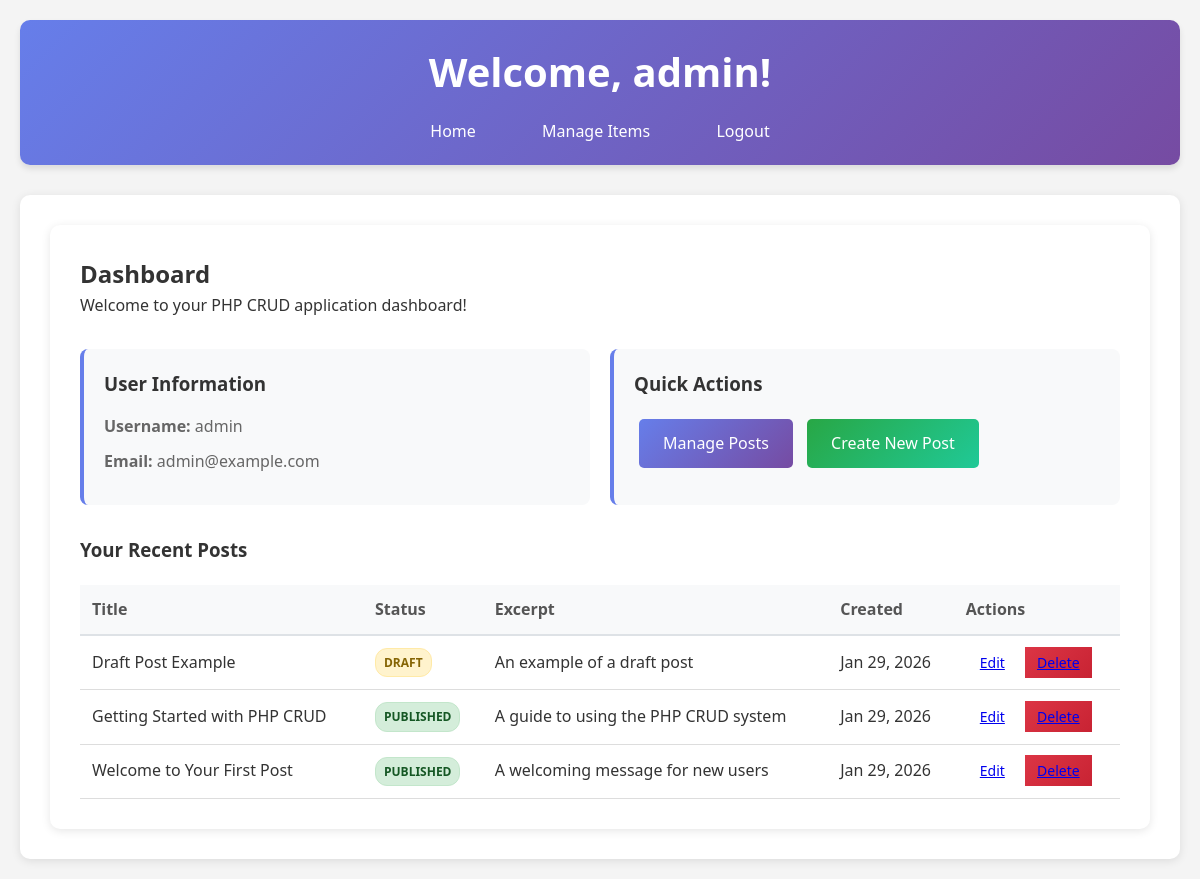
The page /welcome.php (signed in) on the database its author committed.
### tables this page shows
CREATE TABLE IF NOT EXISTS posts (
    id INT AUTO_INCREMENT PRIMARY KEY,
    title VARCHAR(200) NOT NULL,
    content TEXT NOT NULL,
    excerpt VARCHAR(300),
    status ENUM('draft', 'published', 'archived') DEFAULT 'draft',
    user_id INT,
    created_at TIMESTAMP DEFAULT CURRENT_TIMESTAMP,
    updated_at TIMESTAMP DEFAULT CURRENT_TIMESTAMP ON UPDATE CURRENT_TIMESTAMP,
    FOREIGN KEY (user_id) REFERENCES users(id) ON DELETE CASCADE,
    INDEX idx_user_id (user_id),
    INDEX idx_status (status),
    INDEX idx_created_at (created_at)
);

### auth_helper.php (called while the page is built, shortened)
<?php
function isLoggedIn() {
    return isset($_SESSION['user_id']);
}
function getCurrentUser() {
    if (isLoggedIn()) {
        return [
            'id' => $_SESSION['user_id'],
            'username' => $_SESSION['username'],
            'email' => $_SESSION['email']
        ];
    }
    return null;
}
?>

### welcome.php (the view, shortened to what this page needs)
<?php
require_once 'auth_helper.php';
$user = getCurrentUser();
?>
<!DOCTYPE html>
<html lang="en">
<head>
    <link rel="stylesheet" href="style.css">
</head>
<body>
    <div class="container">
        <div class="header">
            <h1>Welcome, <?php echo htmlspecialchars($user['username']); ?>!</h1>
            <nav>
                <a href="welcome.php" class="nav-link">Home</a>
                <a href="items.php" class="nav-link">Manage Items</a>
                <a href="logout.php" class="nav-link">Logout</a>
            </nav>
        </div>
        <div class="content">
            <div class="welcome-card">
                <h2>Dashboard</h2>
                <p>Welcome to your PHP CRUD application dashboard!</p>
                <div class="stats">
                    <div class="stat-card">
                        <h3>User Information</h3>
                        <p><strong>Username:</strong> <?php echo htmlspecialchars($user['username']); ?></p>
                        <p><strong>Email:</strong> <?php echo htmlspecialchars($user['email']); ?></p>
                    </div>
                    <div class="stat-card">
                        <h3>Quick Actions</h3>
                        <a href="posts.php" class="btn">Manage Posts</a>
                        <a href="posts.php?action=create" class="btn btn-primary">Create New Post</a>
                    </div>
                </div>
                <div class="recent-items">
                    <h3>Your Recent Posts</h3>
                    <?php
                    $sql = "SELECT * FROM posts WHERE user_id = ? ORDER BY created_at DESC LIMIT 5";
                    $stmt = $conn->prepare($sql);
                    $stmt->bind_param("i", $user['id']);
                    $stmt->execute();
                    $result = $stmt->get_result();
                    if ($result->num_rows > 0):
                    ?>
                        <table class="data-table">
                            <thead>
                                <tr>
                                    <th>Title</th>
                                    <th>Status</th>
                                    <th>Excerpt</th>
                                    <th>Created</th>
                                    <th>Actions</th>
                                </tr>
                            </thead>
                            <tbody>
                                <?php while($post = $result->fetch_assoc()): ?>
                                    <tr>
                                        <td><?php echo htmlspecialchars($post['title']); ?></td>
                                        <td>
                                            <span class="status-badge status-<?php echo $post['status']; ?>">
                                                <?php echo ucfirst($post['status']); ?>
                                            </span>
                                        </td>
                                        <td><?php echo htmlspecialchars(substr($post['excerpt'], 0, 50)) . (strlen($post['excerpt']) > 50 ? '...' : ''); ?></td>
                                        <td><?php echo date('M j, Y', strtotime($post['created_at'])); ?></td>
                                        <td>
                                            <a href="posts.php?action=edit&id=<?php echo $post['id']; ?>" class="btn-small">Edit</a>
                                            <a href="posts.php?action=delete&id=<?php echo $post['id']; ?>" class="btn-small btn-danger" onclick="return confirm('Are you sure?')">Delete</a>
                                        </td>
                                    </tr>
                                <?php endwhile; ?>
                            </tbody>
                        </table>
                    <?php else: ?>
                        <p>You haven't created any posts yet. <a href="posts.php?action=create">Create your first post!</a></p>
                    <?php endif; ?>
                </div>
            </div>
        </div>
    </div>
</body>
</html>

### style.css (style rules this page uses)
* { margin: 0; padding: 0; box-sizing: border-box; }
body { font-family: 'Segoe UI', Tahoma, Geneva, Verdana, sans-serif; line-height: 1.6; color: #333; background-color: #f4f4f4; }
.container { max-width: 1200px; margin: 0 auto; padding: 20px; }
.header { background: linear-gradient(135deg, #667eea 0%, #764ba2 100%); color: white; padding: 20px 0; margin-bottom: 30px; border-radius: 10px; box-shadow: 0 4px 6px rgba(0, 0, 0, 0.1); }
.header h1 { text-align: center; margin-bottom: 15px; font-size: 2.5em; }
.header nav { text-align: center; }
.nav-link { color: white; text-decoration: none; margin: 0 15px; padding: 8px 16px; border-radius: 5px; transition: background-color 0.3s ease; }
.btn { display: inline-block; background: linear-gradient(135deg, #667eea 0%, #764ba2 100%); color: white; padding: 12px 24px; text-decoration: none; border: none; border-radius: 5px; cursor: pointer; font-size: 16px; transition: transform 0.2s ease, box-shadow 0.2s ease; margin: 5px; }
.btn-primary { background: linear-gradient(135deg, #28a745 0%, #20c997 100%); }
.btn-small { padding: 6px 12px; font-size: 14px; margin: 0 2px; }
.btn-danger { background: linear-gradient(135deg, #dc3545 0%, #c82333 100%); }
.content { background: white; padding: 30px; border-radius: 10px; box-shadow: 0 2px 10px rgba(0, 0, 0, 0.1); }
.data-table { width: 100%; border-collapse: collapse; margin-top: 20px; }
.data-table th, .data-table td { padding: 12px; text-align: left; border-bottom: 1px solid #ddd; }
.data-table th { background-color: #f8f9fa; font-weight: 600; color: #555; border-bottom: 2px solid #dee2e6; }
.welcome-card { background: white; padding: 30px; border-radius: 10px; box-shadow: 0 2px 10px rgba(0, 0, 0, 0.1); }
.stats { display: grid; grid-template-columns: repeat(auto-fit, minmax(250px, 1fr)); gap: 20px; margin: 30px 0; }
.stat-card { background: #f8f9fa; padding: 20px; border-radius: 8px; border-left: 4px solid #667eea; }
.stat-card h3 { color: #333; margin-bottom: 15px; }
.stat-card p { color: #666; margin-bottom: 10px; }
.recent-items { margin-top: 30px; }
.recent-items h3 { color: #333; margin-bottom: 20px; }
.status-badge { display: inline-block; padding: 4px 8px; border-radius: 12px; font-size: 12px; font-weight: 600; text-transform: uppercase; }
.status-published { background-color: #d4edda; color: #155724; border: 1px solid #c3e6cb; }
.status-draft { background-color: #fff3cd; color: #856404; border: 1px solid #ffeaa7; }

### rows shown on the page
posts: title "Draft Post Example", status "DRAFT", excerpt "An example of a draft post", created_at "Jan 29, 2026"
posts: title "Getting Started with PHP CRUD", status "PUBLISHED", excerpt "A guide to using the PHP CRUD system", created_at "Jan 29, 2026"
posts: title "Welcome to Your First Post", status "PUBLISHED", excerpt "A welcoming message for new users", created_at "Jan 29, 2026"

### other values the page prints
$user['username'] "admin"
$user['email'] "admin@example.com"
